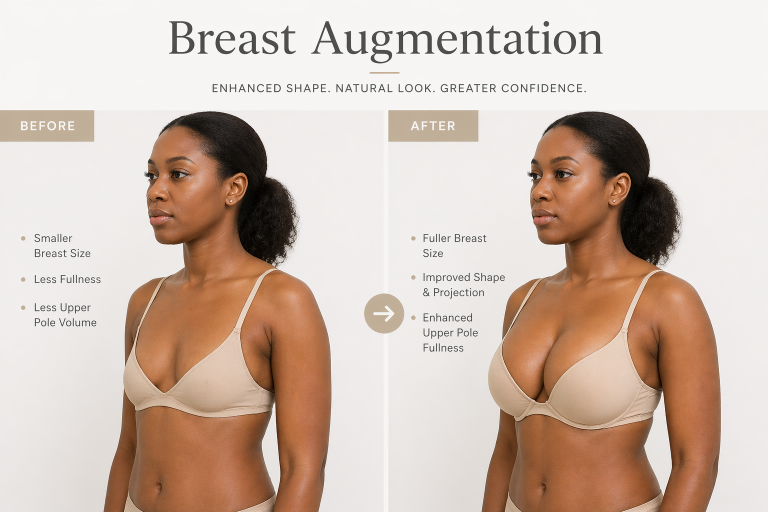
#> input picture images/Breast augmentation.png, 1536 x 1024 px, given in place of IMG_8533.jpg, which was not available (shown at 1/2 size)
$ python enhance_photos.py
#> lines starting #> are read from the running program, lines starting #| are printed output that depends on the picture; after the words box and inside, x2 and y2 are one past the last pixel; in counts of white or black regions, pixels touching at a corner belong together; pictures that were not available may be replaced by others from this repository, and a replacement may not be noted
#> in enhance, im is the input picture: PIL image 1536x1024 RGB; mean R, G, B 208.1, 189, 176.9
"""
Re-export the clinic photos from Doc's full-resolution originals, cleaned up for the web.

Only global corrections, the same way a photographer would in Lightroom:
white balance, levels, a little contrast and colour, clarity, sharpening, resize.
Nothing inside the frame is added, removed or retouched.

Source: client-photos/  (full-res iPhone originals, 3024x4032)
Output: images/running/NN.jpg, images/hero-bg.jpg  (EXIF stripped, so no GPS leaks)

    python tools/enhance_photos.py
"""
from pathlib import Path

import numpy as np
from PIL import Image, ImageEnhance, ImageFilter, ImageOps

ROOT = Path(__file__).resolve().parent.parent
SRC = ROOT / "client-photos" / "Home Page running photos"
OUT = ROOT / "images"

# output name -> (source file, long edge px)
PHOTOS = {
    "hero-bg.jpg":     ("IMG_8533.jpg", 2400),  # reception, hero
    "running/01.jpg":  ("IMG_8533.jpg", 1800),  # reception
    "running/03.jpg":  ("IMG_8543.jpg", 1800),  # theatre, wide
    "running/04.jpg":  ("IMG_8546.jpg", 1800),  # theatre, portrait
    "running/07.jpg":  ("IMG_8537.jpg", 1800),  # corridor + pharmacy
    "running/09.jpg":  ("IMG_0092.jpg", 1800),  # patient monitor
    "running/12.jpg":  ("IMG_0453.jpg", 1800),  # surgical team at work
    "running/15.jpg":  ("IMG_8541.jpg", 1800),  # recovery room
}


def white_balance(a: np.ndarray, strength: float = 0.7) -> np.ndarray:
    """Neutralise the colour cast using the brightest low-saturation pixels
    (ceiling panels, lights, white walls), which should read as white."""
#> called with strength = 0.7
    lum = a.mean(axis=2)
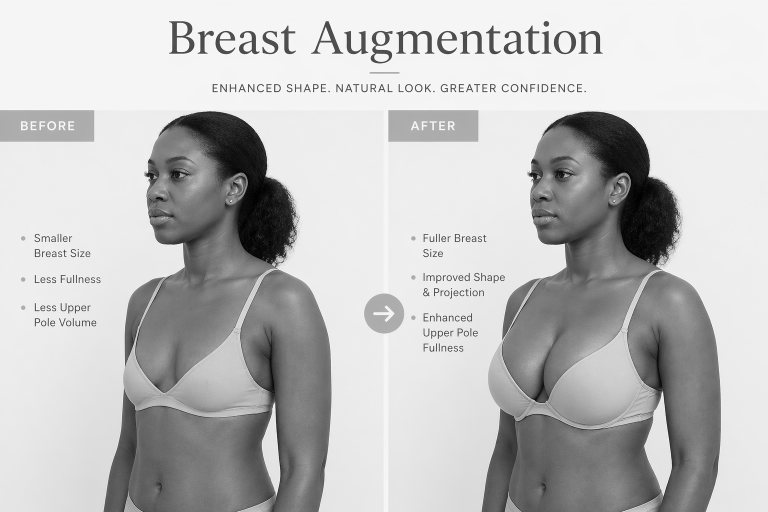
#> lum: shape (1024, 1536) float32 (shown at 1/2 size); min 0, max 254, mean 191.3
    sat = a.max(axis=2) - a.min(axis=2)
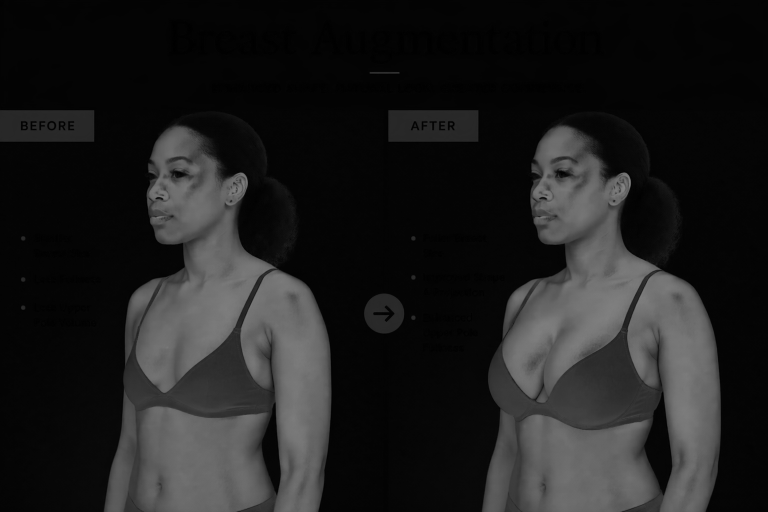
#> sat: shape (1024, 1536) float32 (shown at 1/2 size); min 0, max 135, mean 31.2
    mask = (lum > np.percentile(lum, 90)) & (sat < 40) & (lum < 250)
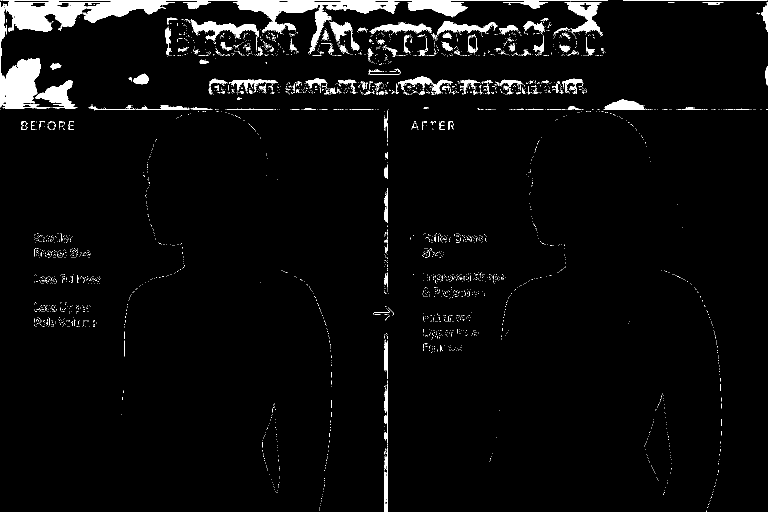
#> mask: shape (1024, 1536) bool (shown at 1/2 size); 4% white; 3147 white regions (3002 under 20 px), largest, box (x1, y1, x2, y2) and area: (0, 0, 1216, 218) 29506, (1129, 4, 1203, 67) 2096, (382, 39, 518, 81) 2086
    if mask.sum() < 500:
        return a
    ref = a[mask].mean(axis=0)
#> ref = [247.2, 245.8, 244.2]
    gain = ref.mean() / ref
#> gain = [0.994, 1, 1.01]
    gain = 1 + (gain - 1) * strength
#> gain = [0.996, 1, 1]
    return np.clip(a * gain, 0, 255)


def levels(a: np.ndarray, lo_pct: float = 0.4, hi_pct: float = 99.6) -> np.ndarray:
    """Stretch luminance so blacks are black and whites are white, keeping hue."""
#> called with lo_pct = 0.4, hi_pct = 99.6
    lum = a.mean(axis=2)
    lo, hi = np.percentile(lum, lo_pct), np.percentile(lum, hi_pct)
#> lo = 8.33; hi = 250.7
    if hi - lo < 50:
        return a
    return np.clip((a - lo) * (255.0 / (hi - lo)), 0, 255)


def enhance(src: Path, long_edge: int) -> Image.Image:
    im = ImageOps.exif_transpose(Image.open(src)).convert("RGB")
    a = np.asarray(im).astype(np.float32)
    a = white_balance(a)
    a = levels(a)
    im = Image.fromarray(a.astype(np.uint8))

    im = ImageEnhance.Contrast(im).enhance(1.06)
    im = ImageEnhance.Color(im).enhance(1.08)
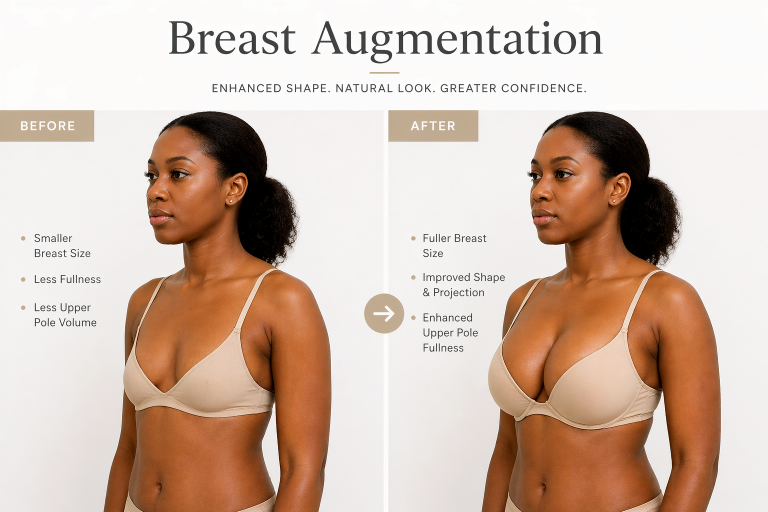
#> im: PIL image 1536x1024 RGB (shown at 1/2 size); mean R, G, B 210.2, 187.9, 174.5
    # clarity: large-radius, low-amount unsharp lifts midtone depth
    im = im.filter(ImageFilter.UnsharpMask(radius=40, percent=18, threshold=0))

    w, h = im.size
#> w = 1536; h = 1024
    scale = long_edge / max(w, h)
#> scale = 1.56
    if scale < 1:
        im = im.resize((round(w * scale), round(h * scale)), Image.LANCZOS)
    # output sharpening after the resize
    return im.filter(ImageFilter.UnsharpMask(radius=1.1, percent=70, threshold=2))
#> returned value: PIL image 1536x1024 RGB


def main():
    for out_name, (src_name, long_edge) in PHOTOS.items():
        dest = OUT / out_name
        im = enhance(SRC / src_name, long_edge)
        im.save(dest, "JPEG", quality=82, optimize=True, progressive=True)
        print(f"{out_name:18} {im.size[0]}x{im.size[1]}  {dest.stat().st_size // 1024} KB")
#| hero-bg.jpg        1536x1024  537 KB
#> pass 3 of the loop in main, `for out_name, (src_name, long_edge) in PHOTOS.items():`:
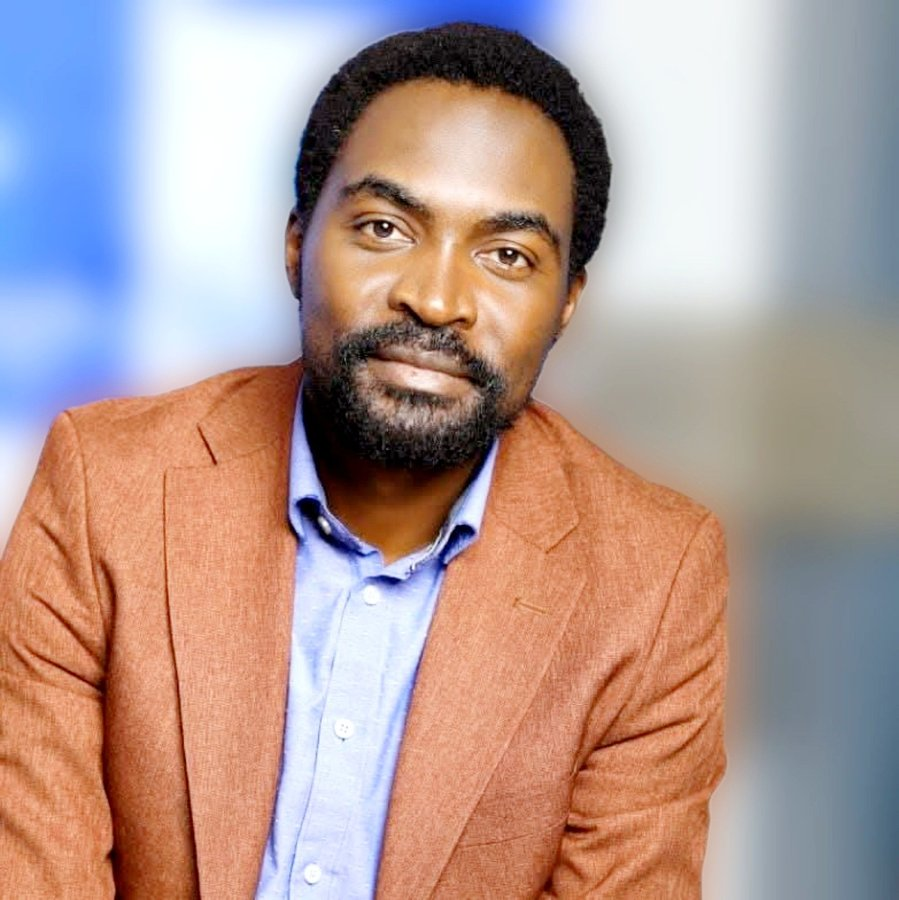
#> input picture images/Dr-Matwa-upscaled.jpg, 899 x 900 px, given in place of IMG_8543.jpg, which was not available
#> in enhance, im is the input picture: PIL image 899x900 RGB; mean R, G, B 178.4, 154.1, 148.7
#> a: shape (900, 899, 3) float32
#> sat: shape (900, 899) float32
#> in white_balance (call 3), `mask = (lum > np.percentile(lum, 90)) & (sat < 40) & (lum < 250)`:
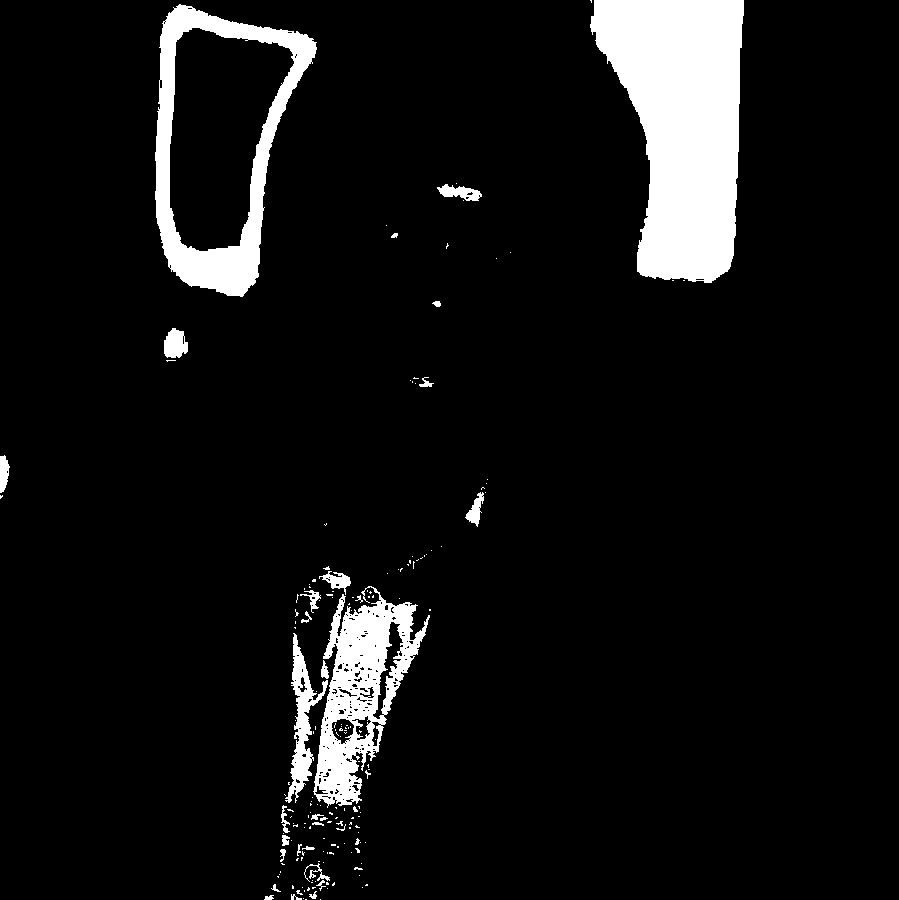
#> mask: shape (900, 899) bool; 7.3% white; 183 white regions (152 under 20 px), largest, box (x1, y1, x2, y2) and area: (590, 0, 744, 283) 30184, (155, 4, 317, 297) 12697, (313, 586, 430, 808) 10775
#> ref = [237.1, 244.9, 250.6]
#> in white_balance (call 3), `gain = ref.mean() / ref`: gain = [1.03, 0.997, 0.974]
#> in white_balance (call 3), `gain = 1 + (gain - 1) * strength`: gain = [1.02, 0.998, 0.982]
#> in enhance (call 3), `im = im.filter(ImageFilter.UnsharpMask(radius=40, percent=18, threshol..`:
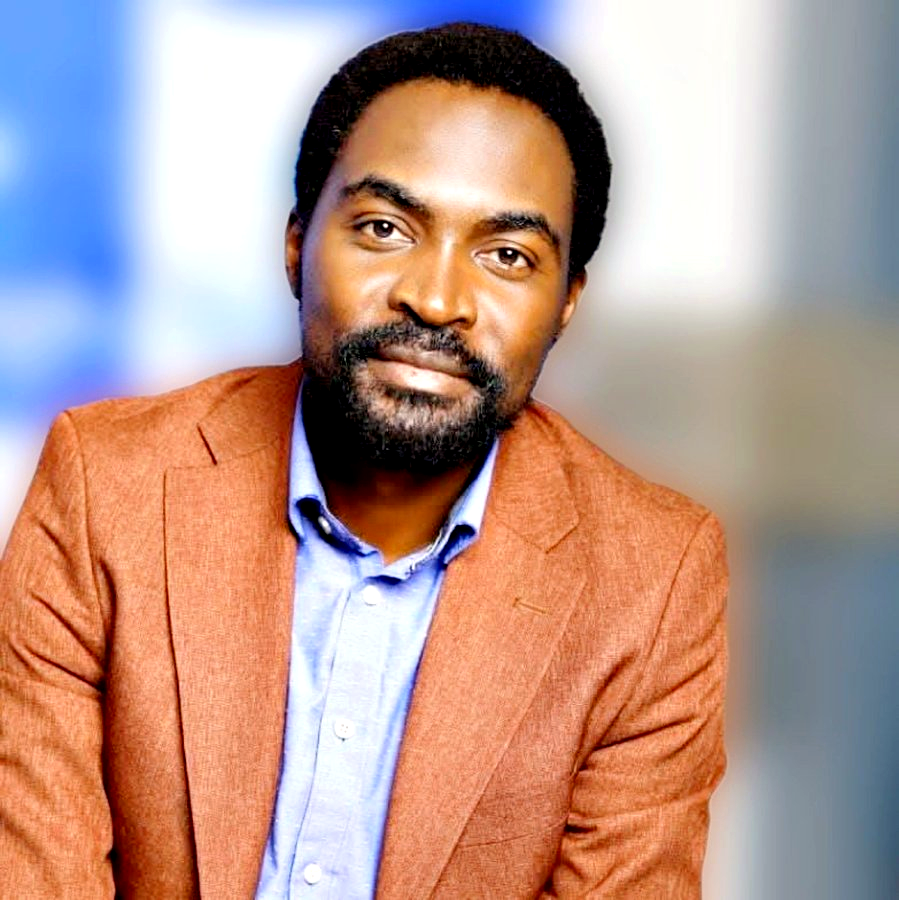
#> im: PIL image 899x900 RGB; mean R, G, B 184.1, 151.6, 142
#| running/03.jpg     899x900  382 KB
#> the loop made 5 passes; the first 3 are shown


if __name__ == "__main__":
#> (the run stopped early here; a loop or call above may not have finished)
